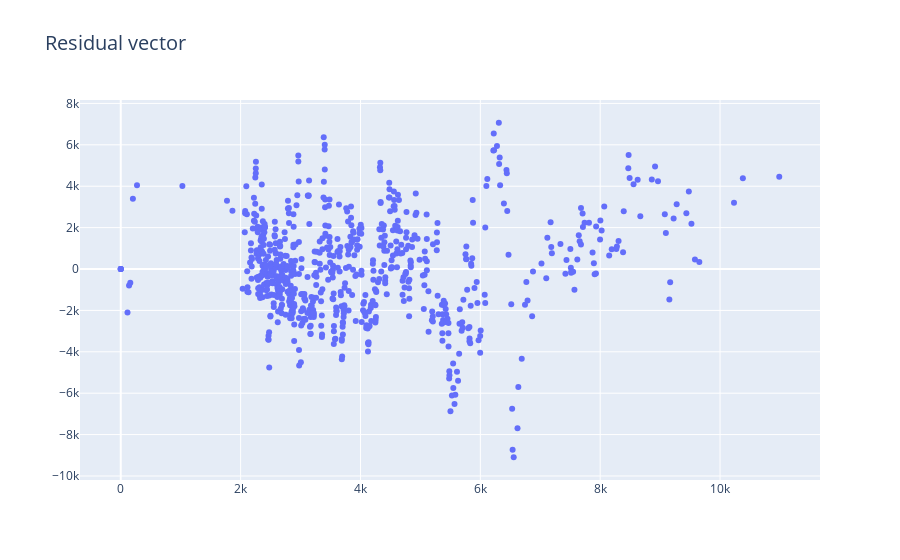

Here is the notebook cell this chart was saved with:
### Code cell
fig4 = go.Figure()
# Add traces
fig4.add_trace(
    go.Scatter(x=sorted_df[independent_var] ,
               y=R,
               mode='markers',
               name='Polynomial regression (projection)'))

fig4.update_layout(
    title_text=
    f"Residual vector",
    title_font=dict(size=20))
fig4.show()

### Figure 1 — Plotly figure (JSON) as saved in the notebook; plotly's stock layout.template omitted (floating-point values rounded to 4 significant figures; data arrays with more than 128 entries replaced by an {"elided": "..."} marker saying what was removed)
{"data": [{"mode": "markers", "name": "Polynomial regression (projection)", "type": "scatter", "x": {"elided": "731 float values"}, "y": {"elided": "731 float values"}}], "layout": {"title": {"font": {"size": 20}, "text": "Residual vector"}}}
